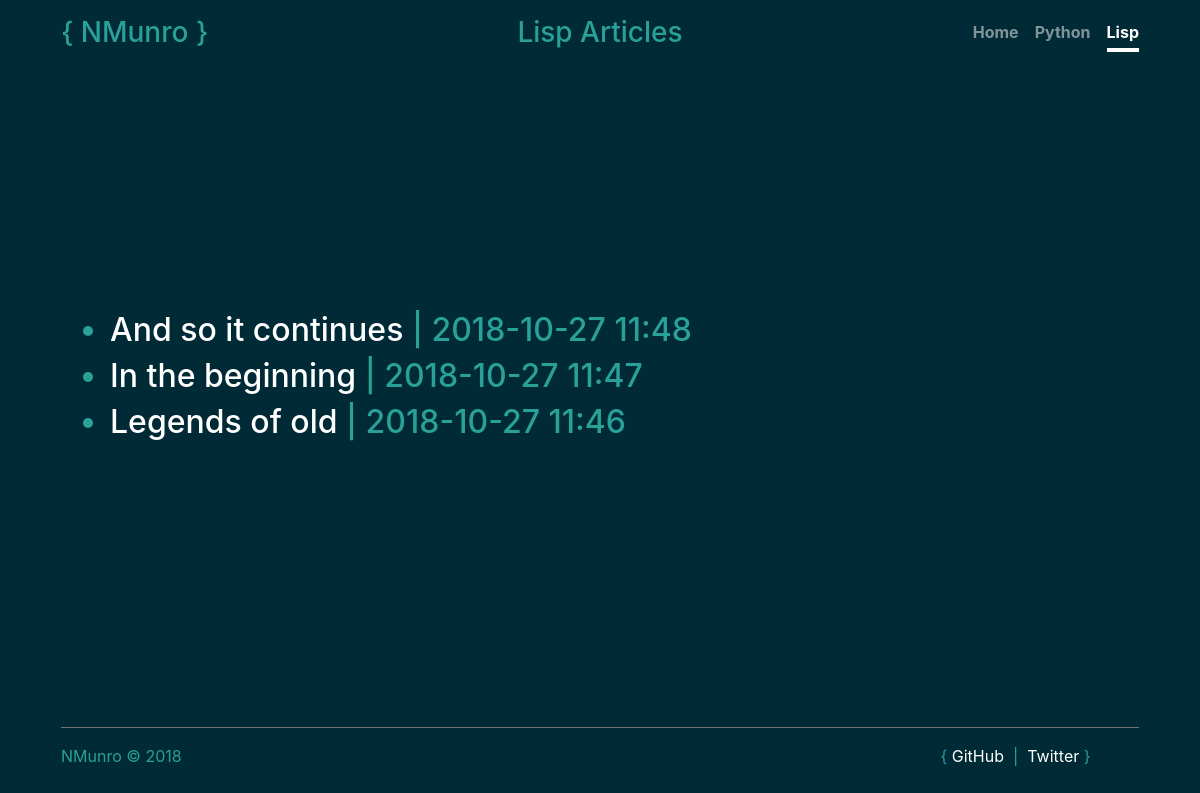
/lisp/, run on the app's committed database.
### miskatonic/models/article.py (models this page shows, shortened)
class Article(Model):
    title = CharField()
    slug = CharField()
    category = ForeignKeyField(Category, backref='articles')
    content = TextField()
    date = DateTimeField(default=datetime.datetime.now)
    class Meta:
        database = Config.db

### miskatonic/apps/lisp/views.py (the view)
@lisp.route('/')
def index():
    try:
        acticles = list(Article.select().where(Article.category == Category.get(Category.title == 'lisp')))
        return render_template(
            f'pages/articles.tmpl.html',
            active='lisp:',
            title='Lisp Articles',
            articles=reversed(acticles),
            category='lisp',
        )
    except (Category.DoesNotExist, Article.DoesNotExist):
        abort(404)
    except TemplateNotFound:
        abort(500)

### miskatonic/app.py (called while the page is built)
@app.before_request
def before_request():
    g.db = Config.db
    g.db.connect()

@app.after_request
def after_request(response):
    g.db.close()
    return response

### miskatonic/templates/pages/articles.tmpl.html (shortened to what this page needs)
{% extends 'pages/main.tmpl.html' %}
{% block content %}
  <ul>
    {% for article in articles %}
        <h2><li><a href="/{{category}}/{{article.slug}}">{{article.title}}</a> | {{article.date.strftime('%Y-%m-%d %H:%M')}}</li></h2>
    {% else %}
      <li><h2>No Articles</h2></li>
    {% endfor %}
</ul>
{% endblock %}

### miskatonic/templates/pages/main.tmpl.html (shortened to what this page needs)
<!DOCTYPE html>
<html lang="en">
  <head>
    <link rel="stylesheet" href="https://stackpath.bootstrapcdn.com/bootstrap/4.1.3/css/bootstrap.min.css">
    <link rel="stylesheet" href="{{ url_for('static', filename='css/app.css') }}">
    <link rel="stylesheet" href="{{ url_for('static', filename='css/header.css') }}">
    <link rel="stylesheet" href="{{ url_for('static', filename='css/footer.css') }}">
  </head>
  <body class="text-center">
    <div class="container d-flex h-100 p-3 mx-auto flex-column">
      {% include 'components/header.tmpl.html' %}
      <main role="main" class="inner cover">
        {% block content %}{% endblock %}
      </main>
      {% include 'components/footer.tmpl.html' %}
    </div>
  </body>
</html>

### miskatonic/templates/components/header.tmpl.html
<header class="container-fluid masthead mb-auto">
  <div class="row inner">
    <div class="col-sm-3">
      <h3 class="masthead-brand">{&nbsp;NMunro&nbsp;}</h3>
    </div>
    <div class="col-sm-6">
      <h3>{{ title|title }}</h3>
    </div>
    <div class="col-sm-3">
      <nav class="nav nav-masthead justify-content-center">
        <a class="nav-link {% if active == 'home' %} active {% endif %}" href="/">Home</a>
        <a class="nav-link {% if active.startswith('python') %} active {% endif %}" href="{{ url_for('python.index') }}">Python</a>
        <a class="nav-link {% if active.startswith('lisp') %} active {% endif %}" href="{{ url_for('lisp.index') }}">Lisp</a>
      </nav>
    </div>
  </div>
</header>

### miskatonic/templates/components/footer.tmpl.html
<footer class="container mastfoot mt-auto">
  <hr/>
  <div class="row inner">
    <div class="col-sm-2">
      <p>NMunro&nbsp;&copy;&nbsp;2018</p>
    </div>
    <div class="col-sm-7">&nbsp;</div>
    <div class="col-sm-3">
      <span>
        {
        <a href="https://github.com/nmunro">GitHub</a>
        &nbsp;|&nbsp;
        <a href="https://twitter.com/Neil_Munro">Twitter</a>
        }
      </span>
    </div>
  </div>
</footer>

### miskatonic/static/css/app.css (style rules this page uses)
a, a:focus, a:hover { color: #fff; }
html, body { height: 100%; background-color: #002A35; }
body { display: -ms-flexbox; display: -webkit-box; display: flex; -ms-flex-pack: center; -webkit-box-pack: center; justify-content: center; color: #2AA198 !important; }
.cover { padding: 0 1.5rem; }
p, ol, ul { text-align: left; }
hr { background-color: gray; }

### miskatonic/static/css/header.css (style rules this page uses)
.active, .a.active:hover { background-color: #053542; }
.masthead { margin-bottom: 2rem; }
.masthead-brand { margin-bottom: 0; }
.nav-masthead .nav-link { padding: .25rem 0; font-weight: 700; color: rgba(255, 255, 255, .5); background-color: transparent; border-bottom: .25rem solid transparent; }
.nav-masthead .nav-link + .nav-link { margin-left: 1rem; }
.nav-masthead .active { color: #fff; border-bottom-color: #fff; }
@media (min-width: 48em) { .masthead-brand { float: left; } }
@media (min-width: 48em) { .nav-masthead { float: right; } }

### miskatonic/static/css/footer.css (style rules this page uses)
.mastfoot { color: #2AA198; }

### data on the page
Article: title "And so it continues", date "2018-10-27 11:48"
Article: title "In the beginning", date "2018-10-27 11:47"
Article: title "Legends of old", date "2018-10-27 11:46"

### other printed values
{{ title|title }} "Lisp Articles"
